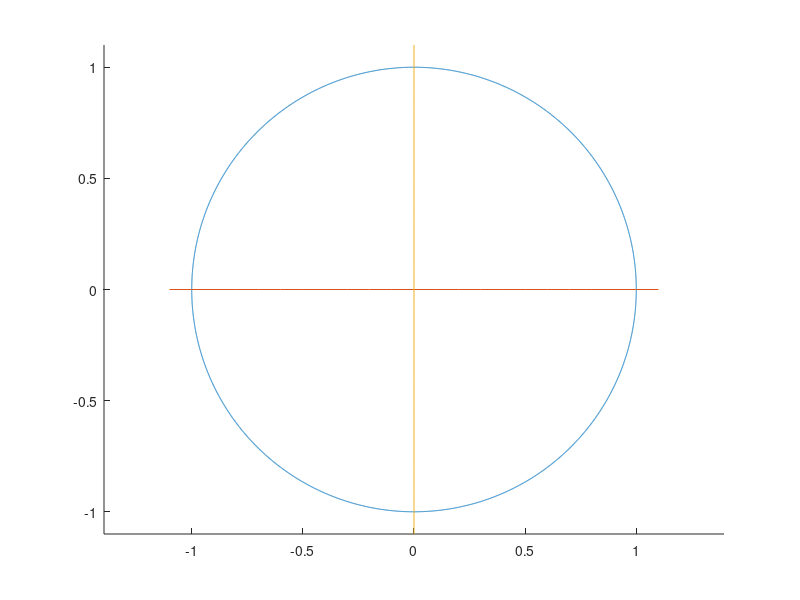

This figure's MATLAB source:
% Aditya Badayalya, 510819056, Assignment 1
clc;clear;
r=1;
x0=0;
y0=0;
theta = linspace(0,2*pi,10000);
x = [-1.1:0.1:1.1]
y = x*0
hold on
plot(x0 + r*cos(theta),y0 + r*sin(theta),'-')
plot(x,y)
plot(y,x)
hold off
axis equal